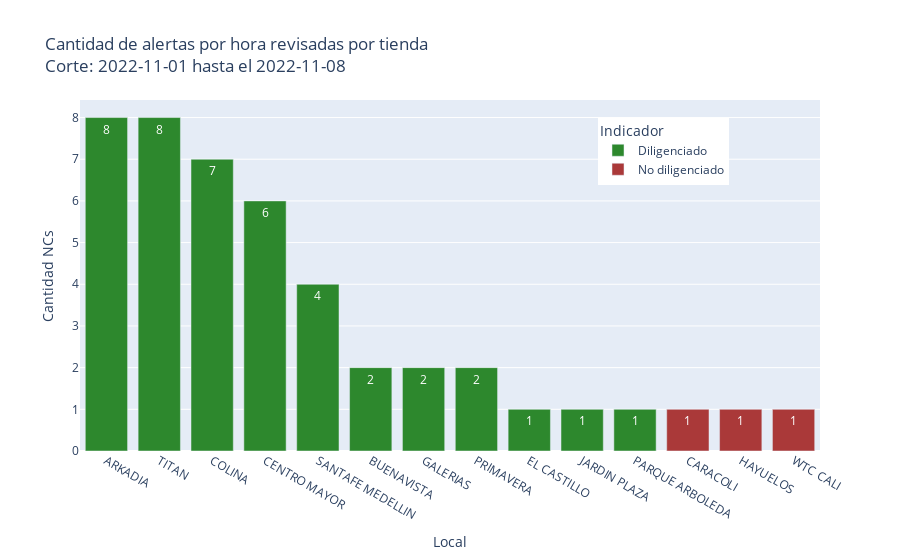

Write notebook code for a chart like this one.
### Code cell
alertas_x_hora["fecha"] =  pd.to_datetime(alertas_x_hora.fecha, yearfirst=True)
al_x_hora = alertas_x_hora.loc[(alertas_x_hora["fecha"] >= fecha_inicio) & (alertas_x_hora["fecha"] <= fecha_final)].reset_index(drop=True)
al_x_hora["Grabación?"] = al_x_hora["Grabación?"].str.upper()
al_x_hora["Grabación?"] = al_x_hora["Grabación?"].fillna("nan")
al_x_hora.loc[(al_x_hora["Grabación?"].str.contains("NO")) | (al_x_hora["Grabación?"].notna()) & (al_x_hora["Cliente?"].notna()) & (al_x_hora["Producto?"].notna()),"Indicador"] = "Diligenciado"
al_x_hora.loc[al_x_hora["Grabación?"] =="nan", "Grabación?" ] = np.nan
print(f'cantidad de alertas generadas en el corte: {al_x_hora.shape[0]}')
al_x_hora.loc[(al_x_hora["Grabación?"].notna()) & (al_x_hora["Cliente?"].notna()) & (al_x_hora["Producto?"].notna()), "Indicador"] = "Diligenciado"
al_x_hora.loc[al_x_hora["Indicador"] != "Diligenciado", "Indicador"] = "No diligenciado"
fig_al_x_hora = al_x_hora.groupby(["Desc_local","Indicador"]).agg({"Cautoriza":"nunique",}).reset_index().sort_values("Cautoriza", ascending=False)
h_fig = px.bar(fig_al_x_hora, x="Desc_local", y="Cautoriza",color="Indicador",text="Cautoriza",color_discrete_map = {'No diligenciado':'rgb(170, 57, 57)','Diligenciado':'rgb(45, 136, 45)'}, title=f"Cantidad de alertas por hora revisadas por tienda <br>Corte: {fecha_inicio} hasta el {fecha_final}", labels={"Desc_local":"Local","Cautoriza":"Cantidad NCs"}) 
h_fig.update_layout(xaxis_categoryorder = 'total descending',legend=dict(yanchor="top", y=0.95, xanchor="left", x=0.7))
h_fig.write_image(f"output/{dt_string}alerta_horas.jpg", height = 600, width = 1000)
h_fig.show()
al_x_hora.to_excel(f"output/{dt_string}_alertas_x_hora.xlsx", index=False)

### Figure 1 — Plotly figure (JSON) as saved in the notebook; plotly's stock layout.template omitted (floating-point values rounded to 4 significant figures)
{"data": [{"alignmentgroup": "True", "hovertemplate": "Indicador=Diligenciado<br>Local=%{x}<br>Cantidad NCs=%{text}<extra></extra>", "legendgroup": "Diligenciado", "marker": {"color": "rgb(45, 136, 45)", "pattern": {"shape": ""}}, "name": "Diligenciado", "offsetgroup": "Diligenciado", "orientation": "v", "showlegend": true, "text": [8, 8, 7, 6, 4, 2, 2, 2, 1, 1, 1], "textposition": "auto", "type": "bar", "x": ["ARKADIA", "TITAN", "COLINA", "CENTRO MAYOR", "SANTAFE MEDELLIN", "BUENAVISTA", "GALERIAS", "PRIMAVERA", "EL CASTILLO", "JARDIN PLAZA", "PARQUE ARBOLEDA"], "xaxis": "x", "y": [8, 8, 7, 6, 4, 2, 2, 2, 1, 1, 1], "yaxis": "y"}, {"alignmentgroup": "True", "hovertemplate": "Indicador=No diligenciado<br>Local=%{x}<br>Cantidad NCs=%{text}<extra></extra>", "legendgroup": "No diligenciado", "marker": {"color": "rgb(170, 57, 57)", "pattern": {"shape": ""}}, "name": "No diligenciado", "offsetgroup": "No diligenciado", "orientation": "v", "showlegend": true, "text": [1, 1, 1], "textposition": "auto", "type": "bar", "x": ["CARACOLI", "HAYUELOS", "WTC CALI"], "xaxis": "x", "y": [1, 1, 1], "yaxis": "y"}], "layout": {"barmode": "relative", "legend": {"title": {"text": "Indicador"}, "tracegroupgap": 0, "x": 0.7, "xanchor": "left", "y": 0.95, "yanchor": "top"}, "title": {"text": "Cantidad de alertas por hora revisadas por tienda <br>Corte: 2022-11-01 hasta el 2022-11-08"}, "xaxis": {"anchor": "y", "categoryorder": "total descending", "domain": [0, 1], "title": {"text": "Local"}}, "yaxis": {"anchor": "x", "domain": [0, 1], "title": {"text": "Cantidad NCs"}}}}
